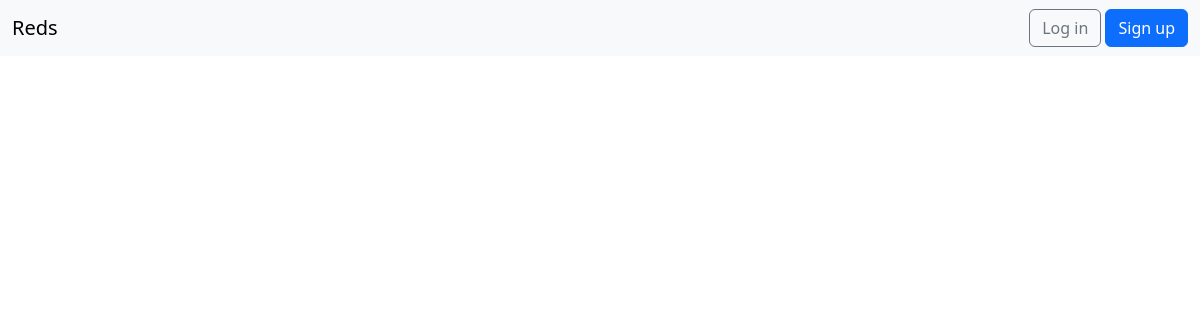
The app's page /articles/, older data.
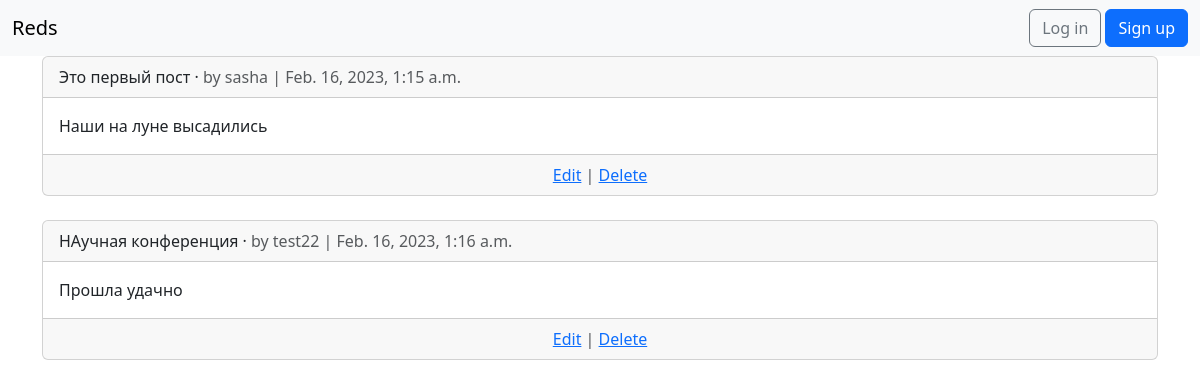
The same page, newer data.
### articles/models.py (models this page shows, shortened)
class Articles(models.Model):
    title = models.CharField(max_length=255)
    body = models.TextField()
    date = models.DateTimeField(auto_now_add=True)
    author = models.ForeignKey(settings.AUTH_USER_MODEL, on_delete=models.CASCADE)

### users/models.py (models this page shows)
class CustomUser(AbstractUser):
    phone = models.CharField(max_length=20, help_text='Телефон', verbose_name='Телефон пользователя')

### articles/views.py (the view)
# urls.py: path('', views.ArticleListView.as_view(), name='article_list'),
class ArticleListView(ListView):
    model = models.Articles
    template_name = 'article_list.html'

### templates/article_list.html (shortened to what this page needs)
{% extends 'base.html' %}
{% block content %}
{% for article in object_list %}
<div class="card">
<div class="card-header">
<span class="font-weight-bold">{{ article.title }}</span> &middot;
<span class="text-muted">by {{ article.author }} | {{ article.date }}</span>
</div>
<div class="card-body">
{{ article.body }}
</div>
<div class="card-footer text-center text-muted">
<a href="{% url 'article_edit' article.pk %}">Edit</a> |
<a href="{% url 'article_delete' article.pk %}">Delete</a>
</div>
</div>
<br />
{% endfor %}
{% endblock content %}

Row changes from the older to the newer data that the page shows:
added Articles: title "Это первый пост", author "sasha", date "Feb. 16, 2023, 1:15 a.m.", body "Наши на луне высадились"
added Articles: title "НАучная конференция", author "test22", date "Feb. 16, 2023, 1:16 a.m.", body "Прошла удачно"
